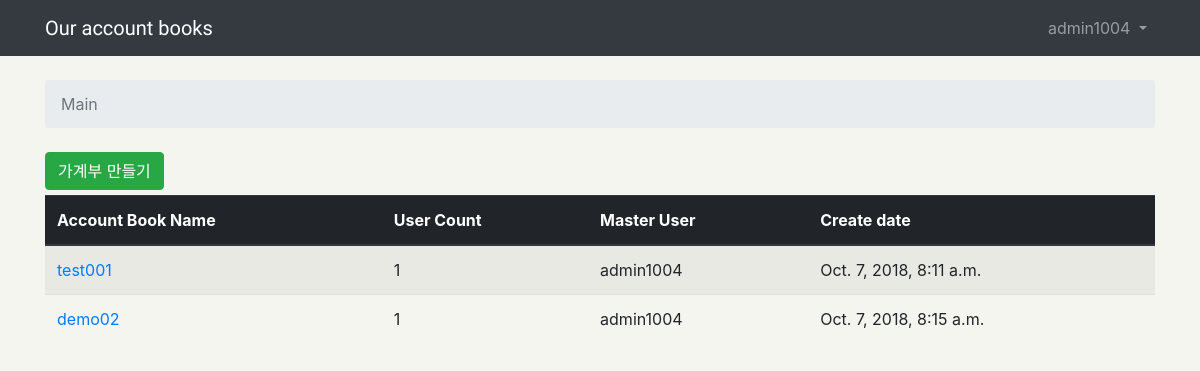
The app's page /home/ (signed in), older data.
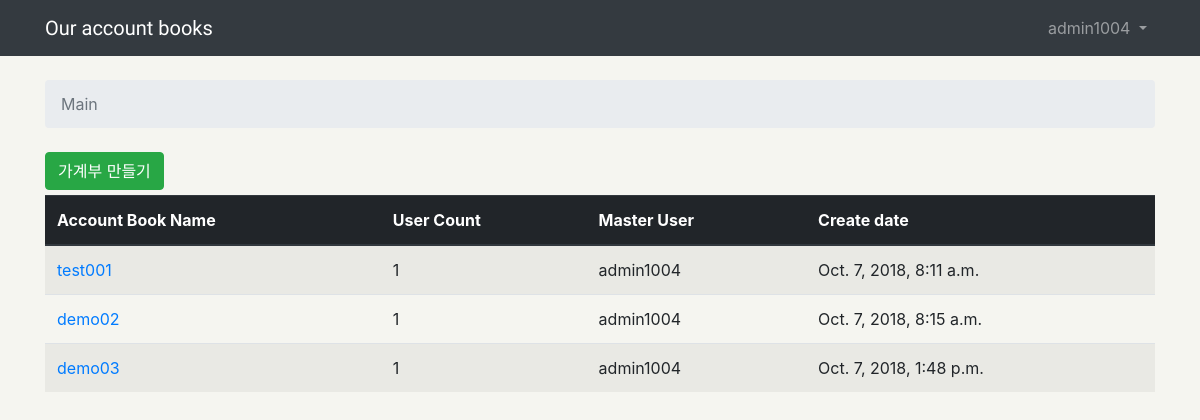
The same page, newer data.
### accountBookMain/models.py (models this page shows)
class PartyBelongTo(models.Model):
    user_id = models.ForeignKey(User, related_name='partyBelongTo', on_delete=models.CASCADE)
    account_id = models.ForeignKey(AccountBooksName, related_name='partyBelongTo', on_delete=models.CASCADE)
    create_at = models.DateTimeField(auto_now_add=True)

class AccountBooksName(models.Model):
    MONEY_COUNTRY = (
        ('k', "kor"),
        ('j', "jp")
    )
    account_id = models.AutoField(primary_key=True)
    account_name = models.CharField(max_length=100)
    p_cnt = models.IntegerField(default=0)
    money = models.CharField(max_length=1, choices=MONEY_COUNTRY)  # 언어설정 칼럼
    create_at = models.DateTimeField(auto_now_add=True)
    create_user = models.CharField(max_length=100, null=False)

### accountBookMain/views.py (the view)
# urls.py: path('home/', views.main_view, name='home')
@login_required
def main_view(request):
    get_user = request.user
    get_list = PartyBelongTo.objects.filter(user_id=get_user)
    if len(get_list) == 0:
        get_list = False
    return render(request, 'home.html', {'list': get_list})

### templates/home.html
{% extends 'base.html' %}
{% block breadcrumb %}
    <li class="breadcrumb-item active">Main</li>
{% endblock %}
{% block contents %}
    {% if list is False %}
        <h3>등록된 가계부가 없습니다.</h3>
        <a class="btn btn-success" href="{% url 'make_account' %}" role="button">가계부 만들기</a>
        <button type="button" class="btn btn btn-info">
            초대장
            <span class="badge badge-light">1</span>
            <span class="sr-only">unread messages</span>
        </button>
    {% else %}
        <a class="btn btn-success" href="{% url 'make_account' %}" style="margin-bottom:5px;" role="button">가계부 만들기</a>
        <table class="table table-striped">
            <thead class="thead-dark">
                <th scope="col">Account Book Name</th>
                <th scope="col">User Count</th>
                <th scope="col">Master User</th>
                <th scope="col">Create date</th>
            </thead>
            <tbody>
                 {% for item in list %}
                    <tr>
                        <td>
                            <a href="{% url 'history_main' item.account_id.pk %}">{{ item.account_id.account_name }}</a>
                        </td>
                        <td>{{ item.account_id.p_cnt }}</td>
                        <td>{{ item.account_id.create_user }}</td>
                        <td>{{ item.account_id.create_at }}</td>
                    </tr>
                {% endfor %}
            </tbody>
        </table>
    {% endif %}
{% endblock %}

Row changes from the older to the newer data that the page shows:
added PartyBelongTo: account_id.account_name "demo03", account_id.p_cnt "1", account_id.create_user "admin1004", account_id.create_at "Oct. 7, 2018, 1:48 p.m."
